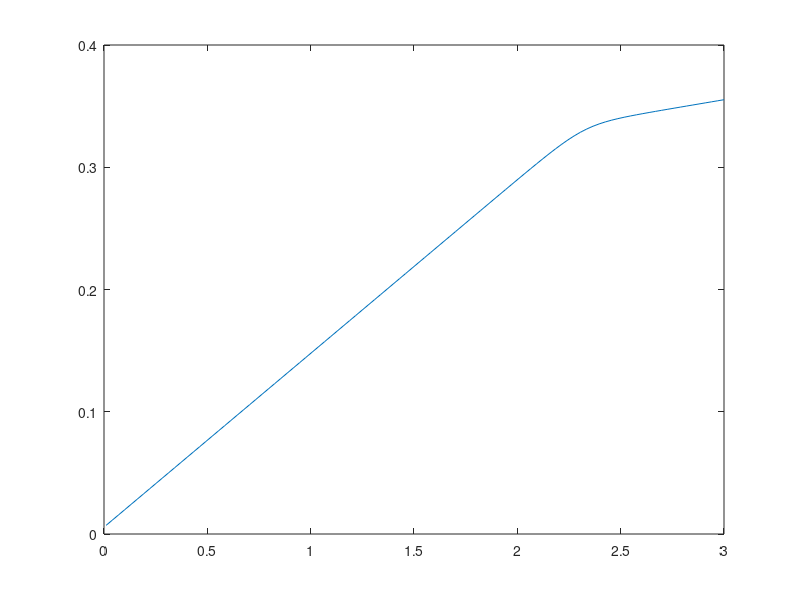

This chart was generated by the following MATLAB code:
AE = 1;
t1 = 1-(1-0.0765)/(1+0.0765);
t2 = 1-(1-0.0145)/(1+0.0145);
c_sigm = 14;
S = 2.323967451*AE;

Cbar = (t1 - t2)*(S + log(2)/c_sigm);

ny = 100;
yy = linspace(0.01, 3, ny)';

for i = 1 : ny
    tss(i,1) = t2*yy(i) - (t1-t2)/c_sigm*log(abs(1 + exp(-c_sigm*(yy(i)-S)))) + Cbar;
end

figure
plot(yy, tss)
